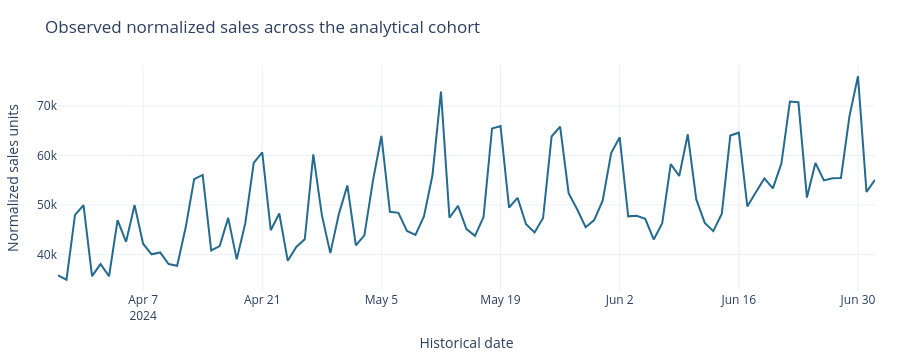

Notebook code cell kept with this figure:
### Markdown cell above
## Results

### 3. When is availability exposure highest?

Daily sales and stockout exposure use the same analytical population and historical dates. Stockout exposure is a ratio of observed unavailable hours to eligible operating hours. A sales decline is not itself evidence that unconstrained demand declined.

### Code cell
daily = pd.read_sql_query(
    """
SELECT date, SUM(sales) AS normalized_sales,
       SUM(stockout_hours) / (16.0 * COUNT(*)) AS stockout_hour_rate,
       COUNT(*) AS store_product_days
FROM daily_sales GROUP BY date ORDER BY date
""",
    connection,
)
fig_demand = px.line(
    daily,
    x="date",
    y="normalized_sales",
    title="Observed normalized sales across the analytical cohort",
    labels={"date": "Historical date", "normalized_sales": "Normalized sales units"},
)
fig_demand.update_layout(height=360, margin=dict(l=55, r=25, t=65, b=55))
fig_demand

### Figure 1 — Plotly figure (JSON) as saved in the notebook; plotly's stock layout.template omitted (floating-point values rounded to 4 significant figures)
{"data": [{"hovertemplate": "Historical date=%{x}<br>Normalized sales units=%{y}<extra></extra>", "legendgroup": "", "line": {"color": "#246B8E", "dash": "solid"}, "marker": {"symbol": "circle"}, "mode": "lines", "name": "", "orientation": "v", "showlegend": false, "x": ["2024-03-28", "2024-03-29", "2024-03-30", "2024-03-31", "2024-04-01", "2024-04-02", "2024-04-03", "2024-04-04", "2024-04-05", "2024-04-06", "2024-04-07", "2024-04-08", "2024-04-09", "2024-04-10", "2024-04-11", "2024-04-12", "2024-04-13", "2024-04-14", "2024-04-15", "2024-04-16", "2024-04-17", "2024-04-18", "2024-04-19", "2024-04-20", "2024-04-21", "2024-04-22", "2024-04-23", "2024-04-24", "2024-04-25", "2024-04-26", "2024-04-27", "2024-04-28", "2024-04-29", "2024-04-30", "2024-05-01", "2024-05-02", "2024-05-03", "2024-05-04", "2024-05-05", "2024-05-06", "2024-05-07", "2024-05-08", "2024-05-09", "2024-05-10", "2024-05-11", "2024-05-12", "2024-05-13", "2024-05-14", "2024-05-15", "2024-05-16", "2024-05-17", "2024-05-18", "2024-05-19", "2024-05-20", "2024-05-21", "2024-05-22", "2024-05-23", "2024-05-24", "2024-05-25", "2024-05-26", "2024-05-27", "2024-05-28", "2024-05-29", "2024-05-30", "2024-05-31", "2024-06-01", "2024-06-02", "2024-06-03", "2024-06-04", "2024-06-05", "2024-06-06", "2024-06-07", "2024-06-08", "2024-06-09", "2024-06-10", "2024-06-11", "2024-06-12", "2024-06-13", "2024-06-14", "2024-06-15", "2024-06-16", "2024-06-17", "2024-06-18", "2024-06-19", "2024-06-20", "2024-06-21", "2024-06-22", "2024-06-23", "2024-06-24", "2024-06-25", "2024-06-26", "2024-06-27", "2024-06-28", "2024-06-29", "2024-06-30", "2024-07-01", "2024-07-02"], "xaxis": "x", "y": [35790.0, 34890.0, 48000.0, 49950.0, 35610.0, 38060.0, 35590.0, 46940.0, 42550.0, 49970.0, 42170.0, 40030.0, 40400.0, 38070.0, 37700.0, 45430.0, 55230.0, 56060.0, 40810.0, 41680.0, 47390.0, 39000.0, 46260.0, 58510.0, 60630.0, 44890.0, 48270.0, 38710.0, 41520.0, 43060.0, 60220.0, 48000.0, 40260.0, 48150.0, 53950.0, 41820.0, 43850.0, 54810.0, 63950.0, 48610.0, 48410.0, 44740.0, 43930.0, 47670.0, 56010.0, 72940.0, 47420.0, 49820.0, 45130.0, 43760.0, 47560.0, 65480.0, 65960.0, 49480.0, 51440.0, 46090.0, 44440.0, 47370.0, 63840.0, 65850.0, 52380.0, 49130.0, 45510.0, 46940.0, 50880.0, 60500.0, 63690.0, 47700.0, 47800.0, 47220.0, 43030.0, 46320.0, 58250.0, 55870.0, 64290.0, 51110.0, 46380.0, 44700.0, 48210.0, 64050.0, 64610.0, 49700.0, 52550.0, 55360.0, 53360.0, 58360.0, 70920.0, 70770.0, 51490.0, 58470.0, 54980.0, 55410.0, 55460.0, 67970.0, 76010.0, 52650.0, 55090.0], "yaxis": "y", "type": "scatter"}], "layout": {"xaxis": {"anchor": "y", "domain": [0.0, 1.0], "title": {"text": "Historical date"}}, "yaxis": {"anchor": "x", "domain": [0.0, 1.0], "title": {"text": "Normalized sales units"}}, "legend": {"tracegroupgap": 0}, "title": {"text": "Observed normalized sales across the analytical cohort"}, "margin": {"l": 55, "r": 25, "t": 65, "b": 55}, "height": 360}}
